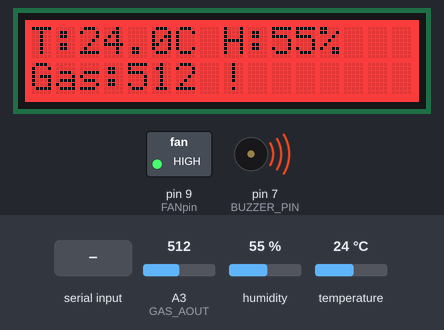
Bench run of a sketch on a simulated Arduino Uno, built with avr-gcc and run on an emulated ATmega328P. Parts: 16×2 character LCD, switched loads named in the sketch (green lamp = pin HIGH), buzzer (waves = sounding, pin HIGH). Inputs (shaded band) come from the test bench; at power-on: A3 (GAS_AOUT) = 512, humidity 55 %, temperature 24 °C. What the sketch prints to the serial monitor is not drawn.

Above: at 6.7 s.
6.8 s: A3 (GAS_AOUT) set to 482
At 8.6 s:
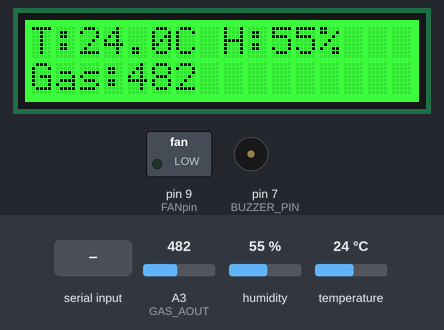
9.3 s: "BUZZER_ON\n" received over the second serial link
At 10.4 s:
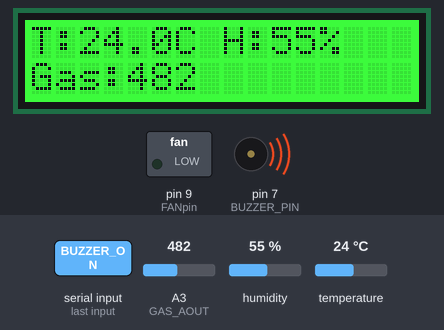
10.8 s: humidity set to 22 %
At 13.3 s:
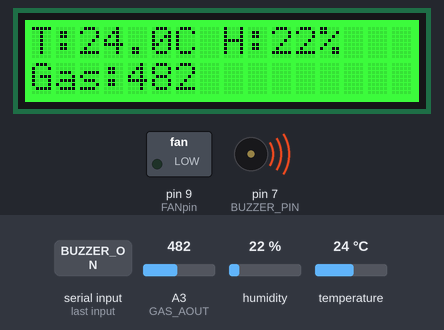
13.6 s: temperature set to 12 °C
At 15.0 s:
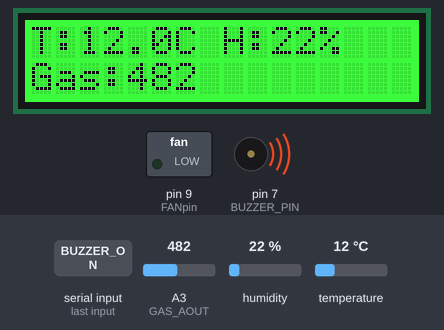
15.8 s: A3 (GAS_AOUT) set to 510
At 16.8 s:
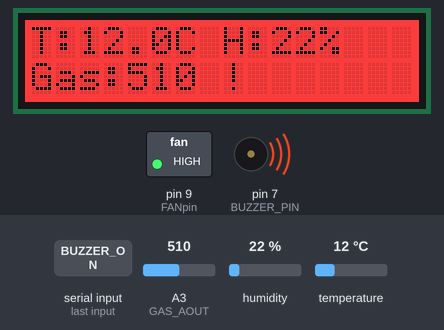
17.9 s: "BUZZER_OFF\n" received over the second serial link
At 19.3 s:
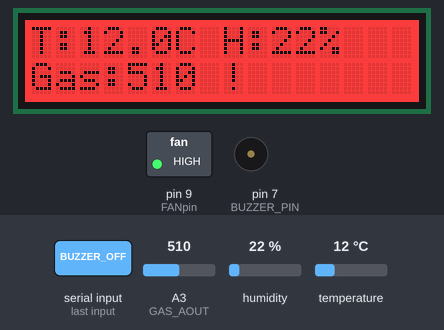
Timing chart, 0 to 20.4 s (numbered marks = the images above; inputs shaded):
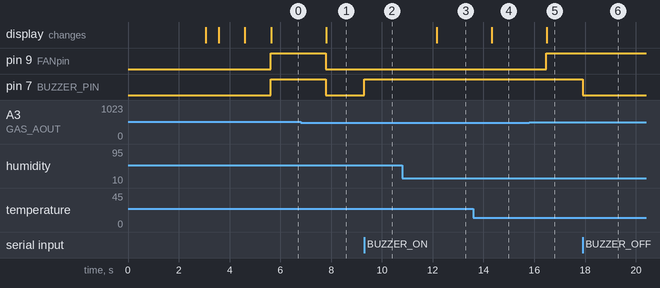

The sketch:

fire_alarm.ino
```cpp
#include <SoftwareSerial.h>
#include <Wire.h>
#include "rgb_lcd.h"
#include <DHT.h>

// -------- CONFIG DHT11 --------
#define DHTPIN 4
#define DHTTYPE DHT11

// -------- CONFIG VENTILADOR --------
const int FANpin = 9;

// -------- CONFIG BUZZER --------
#define BUZZER_PIN 7

// -------- CONFIG SENSOR GAS --------
#define GAS_AOUT A3

// -------- LCD RGB --------
rgb_lcd lcd;

// -------- COLORES LCD --------
const int COLOR_RED[3]   = {255, 0, 0};
const int COLOR_GREEN[3] = {0, 255, 0};
const int COLOR_BLUE[3]  = {0, 0, 255};

// -------- DHT --------
DHT dht(DHTPIN, DHTTYPE);

// -------- UART to Zolertia --------
// This is the cable link between the Arduino and the sender Zolertia.
// Zolertia TX -> Arduino pin 10, Arduino pin 11 -> Zolertia RX.
// In our prototype pin 11 was connected directly. For a safer final version,
// this Arduino 5V TX signal should be reduced before entering the 3.3V Zolertia RX.
SoftwareSerial zolertia(10, 11);

// -------- Variables --------
static unsigned long lastSend = 0;
static unsigned int count = 0;
static bool lastAlert = false;
static bool buzzerManual = false;
static bool buzzerManualState = false;
static bool buzzerState = false;

// -------- FUNCION COLOR LCD --------
void setLCDColor(const int color[3]) {
  lcd.setRGB(color[0], color[1], color[2]);
}

void applyActuators(bool alert) {
  // The fan always follows the local fire/gas alarm logic.
  digitalWrite(FANpin, alert ? HIGH : LOW);

  // The buzzer can either follow the alarm automatically or be manually
  // controlled from the dashboard through the two Zolertia boards.
  bool nextBuzzerState = buzzerManual ? buzzerManualState : alert;
  digitalWrite(BUZZER_PIN, nextBuzzerState ? HIGH : LOW);
  buzzerState = nextBuzzerState;
}

void handleZolertiaCommand(String command) {
  // Commands arrive from the dashboard in this direction:
  // dashboard -> receiver Zolertia -> wireless -> sender Zolertia -> Arduino.
  command.trim();
  if (command.startsWith("CMD:")) {
    command = command.substring(4);
    command.trim();
  }

  if (command == "BUZZER_ON") {
    // Manual mode keeps the buzzer ON even if the sensor values are normal.
    buzzerManual = true;
    buzzerManualState = true;
    applyActuators(lastAlert);
    Serial.println("[Command] Buzzer manual ON");
  } else if (command == "BUZZER_OFF") {
    // Manual OFF is useful to silence the buzzer from the dashboard.
    buzzerManual = true;
    buzzerManualState = false;
    applyActuators(lastAlert);
    Serial.println("[Command] Buzzer manual OFF");
  } else if (command == "BUZZER_AUTO") {
    // Auto gives control back to the fire alarm thresholds.
    buzzerManual = false;
    applyActuators(lastAlert);
    Serial.println("[Command] Buzzer AUTO");
  }
}

void setup() {
  Serial.begin(115200);  // USB Serial for debugging
  zolertia.begin(9600);  // UART to Zolertia

  // Wait for sensors to stabilize
  delay(1000);

  // Inicializar DHT11
  dht.begin();

  // DHT11 needs time to warm up
  Serial.println("Waiting for DHT11 to stabilize...");
  delay(2000);

  // Inicializar LCD
  lcd.begin(16, 2);

  // Configurar pines
  pinMode(FANpin, OUTPUT);
  pinMode(BUZZER_PIN, OUTPUT);

  // Apagar ventilador y buzzer al inicio
  digitalWrite(FANpin, LOW);
  digitalWrite(BUZZER_PIN, LOW);

  delay(500);
  zolertia.flush();

  Serial.println("Fire Alarm System Ready");
  Serial.println("Arduino UART -> Zolertia link established");

  // -------- PRUEBA LCD --------
  setLCDColor(COLOR_RED);
  lcd.clear();
  lcd.setCursor(0, 0);
  lcd.print("Fire Alarm Init");
  delay(1000);

  setLCDColor(COLOR_GREEN);
  lcd.clear();
  lcd.setCursor(0, 0);
  lcd.print("System Ready");
  delay(1000);

  lcd.clear();
}

void loop() {
  // First we check if the sender Zolertia forwarded a dashboard command.
  if (zolertia.available()) {
    String fromZolertia = zolertia.readStringUntil('\n');
    Serial.print("[Zolertia] ");
    Serial.println(fromZolertia);
    handleZolertiaCommand(fromZolertia);
  }

  // Then every 2 seconds we read the sensors and send one JSON packet.
  if (millis() - lastSend > 2000) {
    count++;

    // -------- LEER DHT11 --------
    float temp = dht.readTemperature();
    float hum = dht.readHumidity();

    // -------- LEER SENSOR GAS --------
    int gasLevel = analogRead(GAS_AOUT);

    // -------- COMPROBAR ERROR DHT --------
    if (isnan(temp) || isnan(hum)) {
      Serial.println("Error leyendo DHT11");
      Serial.println("Check: 1) DATA wire on Pin 4, 2) VCC to 5V, 3) GND connected");
      Serial.println("For 3-pin DHT11: Add 10kΩ pull-up resistor from DATA to VCC");

      setLCDColor(COLOR_BLUE);
      lcd.clear();
      lcd.setCursor(0, 0);
      lcd.print("DHT11 Error");
      lcd.setCursor(0, 1);
      lcd.print("Check Wiring");

      lastAlert = false;
      applyActuators(lastAlert);

      lastSend = millis();
      return;
    }

    // -------- DETERMINAR ESTADO DE ALERTA --------
    // This is the local decision. Arduino reacts immediately even if the
    // wireless network or dashboard is not available.
    bool alert = false;
    bool tempAlert = (temp > 30);
    bool gasAlert = (gasLevel > 500);

    if (tempAlert || gasAlert) {
      alert = true;
      setLCDColor(COLOR_RED);
    } else {
      setLCDColor(COLOR_GREEN);
    }
    lastAlert = alert;
    applyActuators(alert);

    // -------- MOSTRAR EN LCD --------
    lcd.clear();
    lcd.setCursor(0, 0);
    lcd.print("T:");
    lcd.print(temp, 1);
    lcd.print("C ");
    lcd.print("H:");
    lcd.print(hum, 0);
    lcd.print("%");

    lcd.setCursor(0, 1);
    lcd.print("Gas:");
    lcd.print(gasLevel);
    if (alert) {
      lcd.print(" !");
    }

    // -------- ENVIAR JSON A ZOLERTIA --------
    // This JSON is what travels through the wireless Zolertia network and is
    // finally shown by the dashboard.
    // Format: {"id":N,"temp":XX.X,"hum":XX,"gas":XXX,"alert":0/1,"temp_alert":0/1,"gas_alert":0/1,"buzzer":0/1,"buzzer_manual":0/1}
    // Arduino snprintf does not reliably support %f, so temperature is
    // converted to an integer first and formatted manually.
    int tempInt = (int)(temp * 10);  // 24.5 -> 245 (will divide by 10 in dashboard)
    int humInt = (int)hum;

    char payload[170];
    snprintf(payload, sizeof(payload),
             "{\"id\":%u,\"temp\":%d.%d,\"hum\":%d,\"gas\":%d,\"alert\":%d,\"temp_alert\":%d,\"gas_alert\":%d,\"buzzer\":%d,\"buzzer_manual\":%d}",
             count, tempInt/10, tempInt%10, humInt, gasLevel, alert ? 1 : 0, tempAlert ? 1 : 0, gasAlert ? 1 : 0, buzzerState ? 1 : 0, buzzerManual ? 1 : 0);

    zolertia.print(payload);
    zolertia.print('\n');

    // -------- MOSTRAR EN SERIAL --------
    Serial.print("[Arduino -> Zolertia] ");
    Serial.println(payload);
    Serial.print("Status: ");
    Serial.println(alert ? "ALERT!" : "NORMAL");

    lastSend = millis();
  }
}
```

Measured:
- the behaviour switches between 501 and 500 on A3 (GAS_AOUT) (found by bisection; images 0 and 1)
- after the input at 6.8 s, pin 9 (FANpin), pin 7 (BUZZER_PIN): HIGH → LOW after 0.99 s; the display: changes after 1.0 s (image 1)
- after the input at 9.3 s, pin 7 (BUZZER_PIN): LOW → HIGH at once
- after the input at 10.8 s, the display: changes after 1.4 s (image 3)
- after the input at 13.6 s, the display: changes after 0.72 s (image 4)
- after the input at 15.8 s, pin 9 (FANpin): LOW → HIGH after 0.67 s; the display: changes after 0.69 s (image 5)
- after the input at 17.9 s, pin 7 (BUZZER_PIN): HIGH → LOW at once
